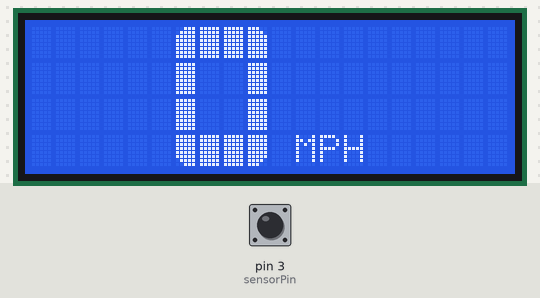
This program was run on a simulated Arduino Uno, built with avr-gcc and run on an emulated ATmega328P. On the bench: 20×4 character LCD. The inputs (shaded band) are chosen by the test bench; at power-on: pin 3 (sensorPin) LOW.

Above: at 1.2 s.
1.3 s: pin 3 (sensorPin) driven HIGH
At 2.1 s:
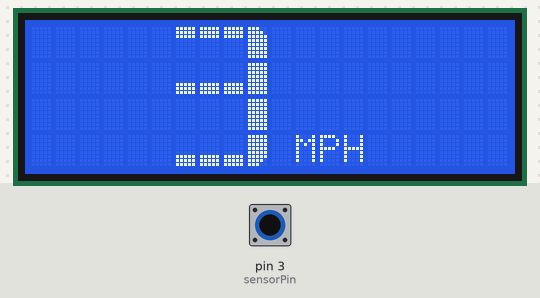
3.1 s: pin 3 (sensorPin) pulsed LOW 2 times (0.12 s each, 0.3 s apart)
At 4.9 s:
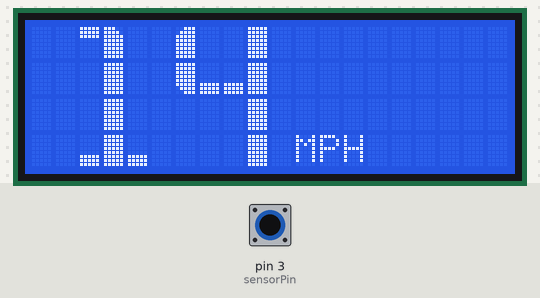
5.6 s: pin 3 (sensorPin) pulsed LOW 5 times (0.12 s each, 0.3 s apart)
At 7.7 s:
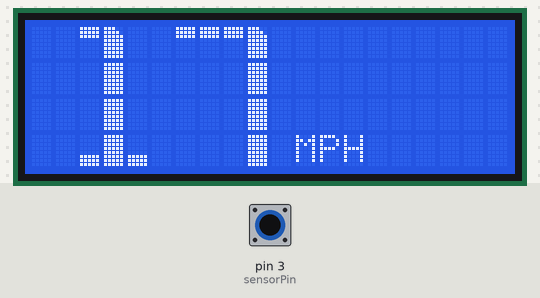
Timing chart, 0 to 9.2 s (numbered marks = the images above; inputs shaded):
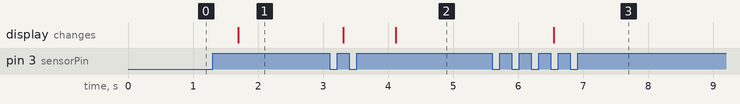

The program:

main.cpp
```cpp
#include <Arduino.h>
#include <BajaLCD.h>
#define MAXINTERVAL 4200 //calculated from 1mph
#define INT_STEP 40
#define UNIT "MPH"

// initialize the interface pins
BajaLCD lcd(12, 11, 5, 4, 6, 2);
int sensorPin = 3; // input pin, use digital
int interval;
int read_count;
float speed;

//record every reading from hall effect sensor
void hit()
{
    read_count += 1;
}

//timer1 ISR
ISR(TIMER1_COMPA_vect)
{
    if (read_count > 0) {
        //if there is reading, calculate speed + clear the read_count
        //pi * circu * 1000 * 60 * 60 / (interval * 63360)
        speed = (float)read_count * 4105.37 / (float)interval;
        read_count = 0;
        interval = 0;
    } else if (interval < MAXINTERVAL) {
        //if there is no reading, increment the time interval
        interval += INT_STEP;
    }

    if (interval >= MAXINTERVAL) {
        //check if the wheel if still + reset interval
        speed = 0;
        interval = 0;
    }
}

void setup()
{
    read_count = 0;
    interval = 0;

    //timer1 setup
    cli();
    TCCR1A = 0; // set entire TCCR1A register to 0
    TCCR1B = 0; // same for TCCR1B
    TCNT1 = 0;
    // set timer count for every 40ms
    OCR1A = 625;
    // turn on CTC mode
    TCCR1B |= (1 << WGM12);
    // Set CS11 bit for 8 prescaler
    TCCR1B |= (1 << CS12) | (1 << CS10);
    // enable timer compare interrupt
    TIMSK1 |= _BV(OCIE1A);
    sei();

    //for debug
    //Serial.begin(9600);
    //Serial.println("begin");

    //RISING for debouning?
    attachInterrupt(digitalPinToInterrupt(sensorPin), hit, RISING);
}

void loop()
{
    //display speed every 0.5 sec
    int i = (int)speed;
    int least = i % 10;
    int tenth = i / 10;
    lcd.clearnumber(1);
    lcd.clearnumber(6);
    lcd.print_digit(tenth, 0);
    lcd.print_digit(least, 1);
    lcd.setCursor(11, 3);
    lcd.print(UNIT);
    delay(800);
}
```

Measured:
- after the input at 1.3 s, the display: changes after 0.40 s (image 1)
- after the input at 3.1 s, the display: first changes after 0.21 s (image 2 shows a later state)
- after the input at 5.6 s, the display: changes after 0.95 s (image 3)
